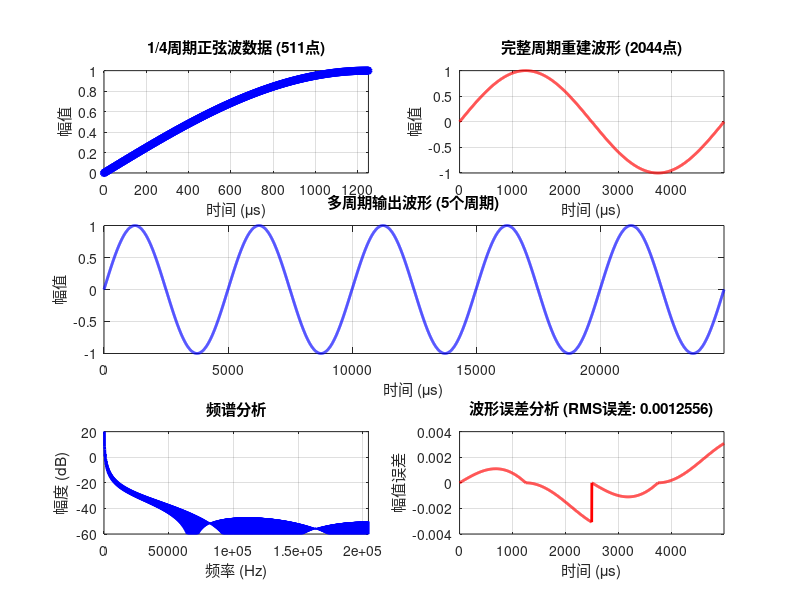

Here is the MATLAB script that generated this plot:
%% DDS 正弦波生成仿真
% 生成511点的1/4周期正弦波数据，输出200Hz波形
% 作者: MATLAB仿真
% 日期: 2026-08-18

clear all;
close all;
clc;

%% 参数设置
% DDS参数
N_points = 511;          % 波形数据点数（1/4周期）
fs_dds = 200 * 4 * 511;  % DDS采样频率 = 输出频率 * 4 * 点数
                         % 因为1/4周期有511个点，完整周期有2044个点
                         % 所以采样率 = 200Hz * 2044 = 408800 Hz

f_out = 200;             % 输出信号频率 (Hz)
t_total = 1;             % 仿真总时间 (秒)

% 计算参数
N_full = N_points * 4;   % 完整周期点数 (2044点)
fs = f_out * N_full;     % 采样频率 (Hz)
Ts = 1/fs;               % 采样周期 (秒)

%% 生成1/4周期的正弦波数据（0到π/2）
% 方法1：标准正弦波采样
t_quarter = linspace(0, 1/(4*f_out), N_points);
sine_quarter = sin(2*pi*f_out * t_quarter);

% 方法2：DDS查表法生成（等效方法）
% 相位步进 = (1/4周期) / N_points = π/(2*N_points)
phase_step = pi/(2*N_points);
phase = 0:phase_step:(N_points-1)*phase_step;
sine_quarter_dds = sin(phase);

% 验证两种方法是否一致
fprintf('方法1和DDS方法最大误差: %e\n', max(abs(sine_quarter - sine_quarter_dds)));

%% 使用1/4周期数据重建完整周期的正弦波
% 方法：利用对称性
% 第1象限（0-π/2）：直接使用
% 第2象限（π/2-π）：sin(π - θ) = sin(θ)
% 第3象限（π-3π/2）：-sin(θ)
% 第4象限（3π/2-2π）：-sin(θ)

% 构建完整周期的索引映射
full_wave = zeros(1, N_full);

% 第1象限（索引 1:N_points）
full_wave(1:N_points) = sine_quarter;

% 第2象限（索引 N_points+1 : 2*N_points）
% sin(π - θ) = sin(θ)，对第1象限数据倒序
full_wave(N_points+1 : 2*N_points) = fliplr(sine_quarter);

% 第3象限（索引 2*N_points+1 : 3*N_points）
% -sin(θ)，对第1象限数据取反
full_wave(2*N_points+1 : 3*N_points) = -sine_quarter;

% 第4象限（索引 3*N_points+1 : 4*N_points）
% -sin(θ)，对第1象限数据倒序取反
full_wave(3*N_points+1 : 4*N_points) = -fliplr(sine_quarter);

%% 生成时间轴
t = (0:N_full-1) * Ts;

%% 生成多个周期的波形（用于观察）
n_cycles = 5;  % 显示5个周期
t_multi = (0:n_cycles*N_full-1) * Ts;
wave_multi = repmat(full_wave, 1, n_cycles);

%% 绘制结果
figure('Position', [100, 100, 1200, 800]);

% 子图1：1/4周期正弦波数据
subplot(3,2,1);
t_quarter_us = t_quarter * 1e6;  % 转换为微秒
plot(t_quarter_us, sine_quarter, 'b-o', 'LineWidth', 2, 'MarkerSize', 4);
grid on;
xlabel('时间 (μs)');
ylabel('幅值');
title(['1/4周期正弦波数据 (', num2str(N_points), '点)']);
xlim([min(t_quarter_us), max(t_quarter_us)]);

% 子图2：完整周期重建波形
subplot(3,2,2);
t_full_us = t * 1e6;  % 转换为微秒
plot(t_full_us, full_wave, 'r-', 'LineWidth', 2);
grid on;
xlabel('时间 (μs)');
ylabel('幅值');
title(['完整周期重建波形 (', num2str(N_full), '点)']);
xlim([min(t_full_us), max(t_full_us)]);

% 子图3：多个周期波形
subplot(3,2,[3,4]);
t_multi_us = t_multi * 1e6;
plot(t_multi_us, wave_multi, 'b-', 'LineWidth', 2);
hold on;
grid on;
xlabel('时间 (μs)');
ylabel('幅值');
title(['多周期输出波形 (', num2str(n_cycles), '个周期)']);
xlim([min(t_multi_us), max(t_multi_us)]);

% 子图4：频谱分析
subplot(3,2,5);
N_fft = 2^nextpow2(N_full);
wave_fft = fft(full_wave, N_fft);
freq = (0:N_fft-1) * fs / N_fft;
plot(freq(1:N_fft/2), 20*log10(abs(wave_fft(1:N_fft/2))), 'b-', 'LineWidth', 2);
grid on;
xlabel('频率 (Hz)');
ylabel('幅度 (dB)');
title('频谱分析');
xlim([0, fs/2]);
ylim([-60, 20]);

% 子图6：相位噪声/误差分析
subplot(3,2,6);
% 理想正弦波
ideal_sine = sin(2*pi*f_out * t);
error = full_wave - ideal_sine;
plot(t_full_us, error, 'r-', 'LineWidth', 2);
grid on;
xlabel('时间 (μs)');
ylabel('幅值误差');
title(['波形误差分析 (RMS误差: ', num2str(rms(error)), ')']);
xlim([min(t_full_us), max(t_full_us)]);

%% 输出数据信息
fprintf('========== DDS参数信息 ==========\n');
fprintf('输出频率: %d Hz\n', f_out);
fprintf('1/4周期点数: %d\n', N_points);
fprintf('完整周期点数: %d\n', N_full);
fprintf('采样频率: %.2f Hz\n', fs);
fprintf('采样周期: %.3f μs\n', Ts*1e6);
fprintf('频率分辨率: %.3f Hz\n', fs/N_full);
fprintf('波形RMS误差: %e\n', rms(error));
fprintf('信噪比: %.2f dB\n', 20*log10(rms(ideal_sine)/rms(error)));
fprintf('==================================\n');

%% 导出DDS数据（可选）
% 保存为十六进制或十进制格式，用于FPGA实现
% dds_data = round(sine_quarter * 2^15);  % 转换为16位有符号整数
% save('dds_sine_data.mat', 'sine_quarter', 'dds_data');

%% 计算DDS相位累加器参数（额外分析）
fprintf('\n========== DDS相位累加器分析 ==========\n');
phase_accumulator_bits = 32;  % 假设32位相位累加器
fcw = f_out * 2^phase_accumulator_bits / fs;
fprintf('频率控制字 (FCW): %.2f (32位)\n', fcw);
fprintf('等效相位步进: %.6f rad\n', fcw * 2*pi / 2^phase_accumulator_bits);
fprintf('实际输出频率: %.6f Hz\n', fcw * fs / 2^phase_accumulator_bits);
fprintf('========================================\n');

%% 结束
disp('DDS正弦波仿真完成！');
